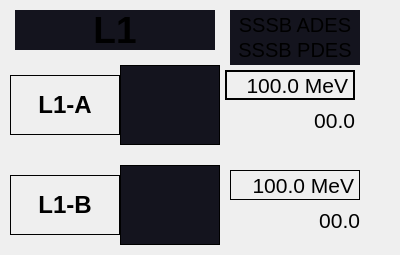
   <widget class="QFrame" name="area_L1">
    <property name="geometry">
     <rect>
      <x>10</x>
      <y>525</y>
      <width>400</width>
      <height>255</height>
     </rect>
    </property>
    <property name="styleSheet">
     <string notr="true">QFrame#area_L1 {
background-color: rgb(20, 20, 30);
border-radius: 5px;
}
QFrame#cont_L1SA {
background-color: rgb(20, 20, 30);
}
QFrame#cont_L1SB {
background-color: rgb(20, 20, 30);
}</string>
    </property>
    <property name="frameShape">
     <enum>QFrame::NoFrame</enum>
    </property>
    <widget class="QLabel" name="label_L1SA">
     <property name="geometry">
      <rect>
       <x>10</x>
       <y>75</y>
       <width>110</width>
       <height>60</height>
      </rect>
     </property>
     <property name="font">
      <font>
       <pointsize>18</pointsize>
       <weight>75</weight>
       <bold>true</bold>
      </font>
     </property>
     <property name="frameShape">
      <enum>QFrame::Box</enum>
     </property>
     <property name="text">
      <string>L1-A</string>
     </property>
     <property name="alignment">
      <set>Qt::AlignCenter</set>
     </property>
    </widget>
    <widget class="QLabel" name="label_L1SB">
     <property name="geometry">
      <rect>
       <x>10</x>
       <y>175</y>
       <width>110</width>
       <height>60</height>
      </rect>
     </property>
     <property name="font">
      <font>
       <pointsize>18</pointsize>
       <weight>75</weight>
       <bold>true</bold>
      </font>
     </property>
     <property name="frameShape">
      <enum>QFrame::Box</enum>
     </property>
     <property name="text">
      <string>L1-B</string>
     </property>
     <property name="alignment">
      <set>Qt::AlignCenter</set>
     </property>
    </widget>
    <widget class="QFrame" name="cont_L1SA">
     <property name="geometry">
      <rect>
       <x>120</x>
       <y>65</y>
       <width>100</width>
       <height>80</height>
      </rect>
     </property>
     <property name="styleSheet">
      <string notr="true">QFrame {
background-color: rgb(20, 20, 30);
}</string>
     </property>
     <property name="frameShape">
      <enum>QFrame::Box</enum>
     </property>
     <property name="frameShadow">
      <enum>QFrame::Plain</enum>
     </property>
    </widget>
    <widget class="QFrame" name="cont_L1SB">
     <property name="geometry">
      <rect>
       <x>120</x>
       <y>165</y>
       <width>100</width>
       <height>80</height>
      </rect>
     </property>
     <property name="styleSheet">
      <string notr="true">QFrame {
background-color: rgb(20, 20, 30);
}</string>
     </property>
     <property name="frameShape">
      <enum>QFrame::Box</enum>
     </property>
     <property name="frameShadow">
      <enum>QFrame::Plain</enum>
     </property>
    </widget>
    <widget class="PyDMLabel" name="pwr_gun_5">
     <property name="geometry">
      <rect>
       <x>225</x>
       <y>70</y>
       <width>130</width>
       <height>30</height>
      </rect>
     </property>
     <property name="maximumSize">
      <size>
       <width>130</width>
       <height>40</height>
      </size>
     </property>
     <property name="font">
      <font>
       <pointsize>16</pointsize>
      </font>
     </property>
     <property name="toolTip">
      <string/>
     </property>
     <property name="styleSheet">
      <string notr="true">PyDMLabel {
  border-radius: 2px;
}
PyDMLabel[alarmSensitiveBorder=&quot;true&quot;][alarmSeverity=&quot;0&quot;] {
  background-color: rgb(0,0,10);
  color: rgb(144,194,255);
}
PyDMLabel[alarmSensitiveBorder=&quot;true&quot;][alarmSeverity=&quot;1&quot;] {
  background-color: rgb(0,0,10);
  color: rgb(255,255,0);
}

PyDMLabel[alarmSensitiveBorder=&quot;true&quot;][alarmSeverity=&quot;2&quot;] {
  background-color: rgb(255,0,0);
  color: rgb(255,255,255);
}

PyDMLabel[alarmSensitiveBorder=&quot;true&quot;][alarmSeverity=&quot;3&quot;] {
  background-color: rgb(192,0,255);
  color: rgb(255,255,0);
}

PyDMLabel[alarmSensitiveBorder=&quot;true&quot;][alarmSeverity=&quot;4&quot;] {
  color: rgb(218,218,218);
  background-color: rgb(25,25,25);
}</string>
     </property>
     <property name="frameShape">
      <enum>QFrame::WinPanel</enum>
     </property>
     <property name="frameShadow">
      <enum>QFrame::Plain</enum>
     </property>
     <property name="text">
      <string>100.0 MeV</string>
     </property>
     <property name="alignment">
      <set>Qt::AlignRight|Qt::AlignTrailing|Qt::AlignVCenter</set>
     </property>
     <property name="margin">
      <number>3</number>
     </property>
     <property name="precision" stdset="0">
      <number>1</number>
     </property>
     <property name="showUnits" stdset="0">
      <bool>true</bool>
     </property>
     <property name="precisionFromPV" stdset="0">
      <bool>false</bool>
     </property>
     <property name="alarmSensitiveContent" stdset="0">
      <bool>false</bool>
     </property>
     <property name="alarmSensitiveBorder" stdset="0">
      <bool>true</bool>
     </property>
     <property name="PyDMToolTip" stdset="0">
      <string/>
     </property>
     <property name="channel" stdset="0">
      <string>KLYS:LI11:11:SSSB_ADES</string>
     </property>
     <property name="enableRichText" stdset="0">
      <bool>false</bool>
     </property>
    </widget>
    <widget class="PyDMLabel" name="phi_gun_5">
     <property name="geometry">
      <rect>
       <x>225</x>
       <y>105</y>
       <width>130</width>
       <height>30</height>
      </rect>
     </property>
     <property name="maximumSize">
      <size>
       <width>130</width>
       <height>40</height>
      </size>
     </property>
     <property name="font">
      <font>
       <pointsize>16</pointsize>
      </font>
     </property>
     <property name="toolTip">
      <string/>
     </property>
     <property name="styleSheet">
      <string notr="true">PyDMLabel {
  border-radius: 2px;
}
PyDMLabel[alarmSensitiveBorder=&quot;true&quot;][alarmSeverity=&quot;0&quot;] {
  background-color: rgb(0,0,10);
  color: rgb(144,194,255);
}
PyDMLabel[alarmSensitiveBorder=&quot;true&quot;][alarmSeverity=&quot;1&quot;] {
  background-color: rgb(0,0,10);
  color: rgb(255,255,0);
}

PyDMLabel[alarmSensitiveBorder=&quot;true&quot;][alarmSeverity=&quot;2&quot;] {
  background-color: rgb(255,0,0);
  color: rgb(255,255,255);
}

PyDMLabel[alarmSensitiveBorder=&quot;true&quot;][alarmSeverity=&quot;3&quot;] {
  background-color: rgb(192,0,255);
  color: rgb(255,255,0);
}

PyDMLabel[alarmSensitiveBorder=&quot;true&quot;][alarmSeverity=&quot;4&quot;] {
  color: rgb(218,218,218);
  background-color: rgb(25,25,25);
}</string>
     </property>
     <property name="text">
      <string>00.0</string>
     </property>
     <property name="alignment">
      <set>Qt::AlignRight|Qt::AlignTrailing|Qt::AlignVCenter</set>
     </property>
     <property name="margin">
      <number>3</number>
     </property>
     <property name="precision" stdset="0">
      <number>1</number>
     </property>
     <property name="showUnits" stdset="0">
      <bool>false</bool>
     </property>
     <property name="precisionFromPV" stdset="0">
      <bool>false</bool>
     </property>
     <property name="alarmSensitiveContent" stdset="0">
      <bool>true</bool>
     </property>
     <property name="alarmSensitiveBorder" stdset="0">
      <bool>true</bool>
     </property>
     <property name="PyDMToolTip" stdset="0">
      <string/>
     </property>
     <property name="channel" stdset="0">
      <string>KLYS:LI11:11:SSSB_PDES</string>
     </property>
     <property name="enableRichText" stdset="0">
      <bool>false</bool>
     </property>
    </widget>
    <widget class="PyDMLabel" name="pwr_gun_6">
     <property name="geometry">
      <rect>
       <x>230</x>
       <y>170</y>
       <width>130</width>
       <height>30</height>
      </rect>
     </property>
     <property name="maximumSize">
      <size>
       <width>130</width>
       <height>40</height>
      </size>
     </property>
     <property name="font">
      <font>
       <pointsize>16</pointsize>
      </font>
     </property>
     <property name="toolTip">
      <string/>
     </property>
     <property name="styleSheet">
      <string notr="true">PyDMLabel {
  border-radius: 2px;
}
PyDMLabel[alarmSensitiveBorder=&quot;true&quot;][alarmSeverity=&quot;0&quot;] {
  background-color: rgb(0,0,10);
  color: rgb(144,194,255);
}
PyDMLabel[alarmSensitiveBorder=&quot;true&quot;][alarmSeverity=&quot;1&quot;] {
  background-color: rgb(0,0,10);
  color: rgb(255,255,0);
}

PyDMLabel[alarmSensitiveBorder=&quot;true&quot;][alarmSeverity=&quot;2&quot;] {
  background-color: rgb(255,0,0);
  color: rgb(255,255,255);
}

PyDMLabel[alarmSensitiveBorder=&quot;true&quot;][alarmSeverity=&quot;3&quot;] {
  background-color: rgb(192,0,255);
  color: rgb(255,255,0);
}

PyDMLabel[alarmSensitiveBorder=&quot;true&quot;][alarmSeverity=&quot;4&quot;] {
  color: rgb(218,218,218);
  background-color: rgb(25,25,25);
}</string>
     </property>
     <property name="frameShape">
      <enum>QFrame::Box</enum>
     </property>
     <property name="frameShadow">
      <enum>QFrame::Plain</enum>
     </property>
     <property name="text">
      <string>100.0 MeV</string>
     </property>
     <property name="alignment">
      <set>Qt::AlignRight|Qt::AlignTrailing|Qt::AlignVCenter</set>
     </property>
     <property name="margin">
      <number>3</number>
     </property>
     <property name="precision" stdset="0">
      <number>1</number>
     </property>
     <property name="showUnits" stdset="0">
      <bool>true</bool>
     </property>
     <property name="precisionFromPV" stdset="0">
      <bool>false</bool>
     </property>
     <property name="alarmSensitiveContent" stdset="0">
      <bool>false</bool>
     </property>
     <property name="alarmSensitiveBorder" stdset="0">
      <bool>true</bool>
     </property>
     <property name="PyDMToolTip" stdset="0">
      <string/>
     </property>
     <property name="channel" stdset="0">
      <string>KLYS:LI11:21:SSSB_ADES</string>
     </property>
     <property name="enableRichText" stdset="0">
      <bool>false</bool>
     </property>
    </widget>
    <widget class="PyDMLabel" name="phi_gun_6">
     <property name="geometry">
      <rect>
       <x>230</x>
       <y>205</y>
       <width>130</width>
       <height>30</height>
      </rect>
     </property>
     <property name="maximumSize">
      <size>
       <width>130</width>
       <height>40</height>
      </size>
     </property>
     <property name="font">
      <font>
       <pointsize>16</pointsize>
      </font>
     </property>
     <property name="toolTip">
      <string/>
     </property>
     <property name="styleSheet">
      <string notr="true">PyDMLabel {
  border-radius: 2px;
}
PyDMLabel[alarmSensitiveBorder=&quot;true&quot;][alarmSeverity=&quot;0&quot;] {
  background-color: rgb(0,0,10);
  color: rgb(144,194,255);
}
PyDMLabel[alarmSensitiveBorder=&quot;true&quot;][alarmSeverity=&quot;1&quot;] {
  background-color: rgb(0,0,10);
  color: rgb(255,255,0);
}

PyDMLabel[alarmSensitiveBorder=&quot;true&quot;][alarmSeverity=&quot;2&quot;] {
  background-color: rgb(255,0,0);
  color: rgb(255,255,255);
}

PyDMLabel[alarmSensitiveBorder=&quot;true&quot;][alarmSeverity=&quot;3&quot;] {
  background-color: rgb(192,0,255);
  color: rgb(255,255,0);
}

PyDMLabel[alarmSensitiveBorder=&quot;true&quot;][alarmSeverity=&quot;4&quot;] {
  color: rgb(218,218,218);
  background-color: rgb(25,25,25);
}</string>
     </property>
     <property name="text">
      <string>00.0</string>
     </property>
     <property name="alignment">
      <set>Qt::AlignRight|Qt::AlignTrailing|Qt::AlignVCenter</set>
     </property>
     <property name="margin">
      <number>3</number>
     </property>
     <property name="precision" stdset="0">
      <number>1</number>
     </property>
     <property name="showUnits" stdset="0">
      <bool>false</bool>
     </property>
     <property name="precisionFromPV" stdset="0">
      <bool>false</bool>
     </property>
     <property name="alarmSensitiveContent" stdset="0">
      <bool>true</bool>
     </property>
     <property name="alarmSensitiveBorder" stdset="0">
      <bool>true</bool>
     </property>
     <property name="PyDMToolTip" stdset="0">
      <string/>
     </property>
     <property name="channel" stdset="0">
      <string>KLYS:LI11:21:SSSB_PDES</string>
     </property>
     <property name="enableRichText" stdset="0">
      <bool>false</bool>
     </property>
    </widget>
    <widget class="QLabel" name="label_36">
     <property name="geometry">
      <rect>
       <x>230</x>
       <y>35</y>
       <width>130</width>
       <height>30</height>
      </rect>
     </property>
     <property name="font">
      <font>
       <pointsize>15</pointsize>
       <italic>false</italic>
      </font>
     </property>
     <property name="styleSheet">
      <string notr="true">background-color: rgb(20, 20, 30);</string>
     </property>
     <property name="text">
      <string>SSSB PDES</string>
     </property>
     <property name="alignment">
      <set>Qt::AlignCenter</set>
     </property>
     <property name="wordWrap">
      <bool>true</bool>
     </property>
    </widget>
    <widget class="QLabel" name="label_35">
     <property name="geometry">
      <rect>
       <x>230</x>
       <y>10</y>
       <width>130</width>
       <height>30</height>
      </rect>
     </property>
     <property name="font">
      <font>
       <pointsize>15</pointsize>
       <italic>false</italic>
      </font>
     </property>
     <property name="styleSheet">
      <string notr="true">background-color: rgb(20, 20, 30);</string>
     </property>
     <property name="text">
      <string>SSSB ADES</string>
     </property>
     <property name="alignment">
      <set>Qt::AlignCenter</set>
     </property>
     <property name="wordWrap">
      <bool>true</bool>
     </property>
    </widget>
    <widget class="QLabel" name="title_injector_2">
     <property name="geometry">
      <rect>
       <x>15</x>
       <y>10</y>
       <width>200</width>
       <height>40</height>
      </rect>
     </property>
     <property name="maximumSize">
      <size>
       <width>16777215</width>
       <height>60</height>
      </size>
     </property>
     <property name="font">
      <font>
       <pointsize>28</pointsize>
       <weight>75</weight>
       <bold>true</bold>
      </font>
     </property>
     <property name="styleSheet">
      <string notr="true">background-color: rgb(20, 20, 30);
</string>
     </property>
     <property name="text">
      <string>L1</string>
     </property>
     <property name="alignment">
      <set>Qt::AlignCenter</set>
     </property>
    </widget>
   </widget>
